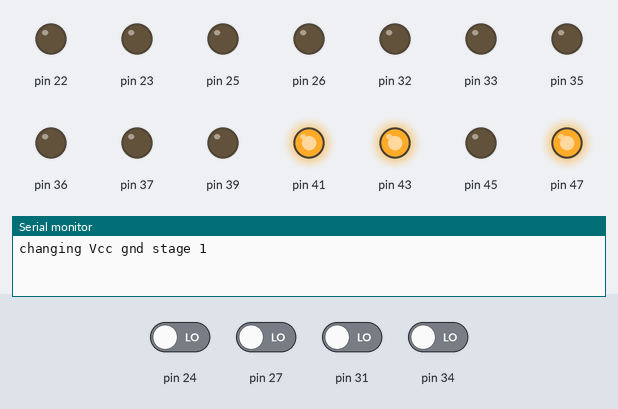
Simulated run of this sketch. Board: Arduino Mega 2560, built with avr-gcc and run on an emulated ATmega2560. On the bench: output pins drawn as LEDs (lit = HIGH), the last lines printed to the serial monitor. The test bench sets the inputs (shaded band); at power-on: pin 24, pin 27, pin 31, pin 34 LOW. At 11.1 s the program stops and its outputs stay as they are.

Above: at 0.1 s.
At 3.1 s:
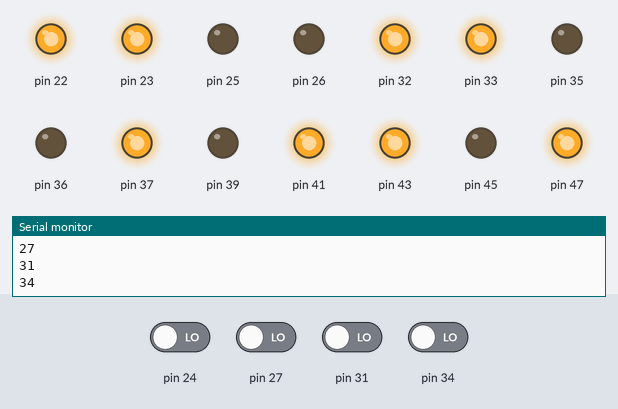
At 6.1 s:
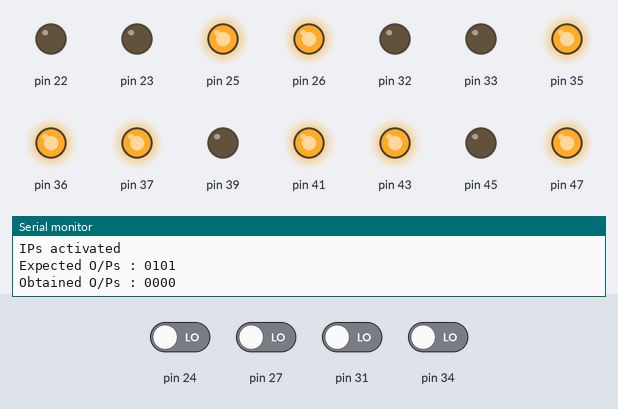
Timing chart, 0 to 9.6 s (numbered marks = the images above):
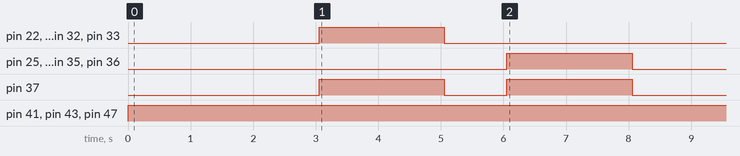

The sketch:

IC_cheker_with4051.ino
```cpp
/*VA ->16(Y5),14(Y5),5(Y0)
  GND ->8(Y0),7(Y1),12(Y5),13(Y6)
*/
String pins;
#define N14 10
#define N16 15
typedef struct{
  byte IP[10];
  byte OP[6];
  byte L[2][10];
  byte TT[2][6];
}p16;
p16 IC[25];
char names[20][8] = {"IC7400","IC7402","IC7404","IC7408","IC7410","IC7420","IC7430","IC7432","IC7486"};
typedef struct{
  byte V2 :1;
  byte V1 :1;
  byte V0 :1;
  byte G2 :1;
  byte G1 :1;
  byte G0 :1;
}p;
p source[5];

void setup() {
Serial.begin(9600);
byte i;
IC[0] ={ //7400
        {1,2,4,5,9,10,12,13,14},
        {3,6,8,11},
        {{1,1,0,0,1,1,0,0,1},{0,0,1,1,0,0,1,1,1}}, // Too many I/Ps
        {{0,1,0,1},{1,0,1,0}}
       };
source[0] = {1,0,1,0,0,1}; //14,7 (Y5,Y1)
/*for(i=22;i<38;i++)
 {pinMode(i,OUTPUT);
  digitalWrite(i,0);
 }*/
for(i=37;i<=47;i+=2)
 {pinMode(i,OUTPUT);
  digitalWrite(i,0);
 }
 Serial.setTimeout(10000);
}

void setvcc(byte j) // Demuxes
{

 digitalWrite(37,source[j].G2);
 digitalWrite(39,source[j].G1);
 digitalWrite(41,source[j].G0);
 digitalWrite(43,source[j].V2);
 digitalWrite(45,source[j].V1);
 digitalWrite(47,source[j].V0);

}
void begincheck(){
   byte i,j,k,ctr=0,ops=0,runs=0;

 for(i=0;i<1;i++)
 {if(i==0)
  {setvcc(0);
   Serial.println("\nchanging Vcc gnd stage 1");
   delay(3000);
  }
  Serial.print("\nDatacycle for ");
   Serial.println(names[i]);
   ctr = ops = runs =0 ;
   for(j=0;j<10;j++)
   {if(IC[i].IP[j]==0)
    {continue;}
    else if((i<=N14) && (IC[i].IP[j] >7))
    {  IC[i].IP[j] = IC[i].IP[j]+23;
     }
    else
    {IC[i].IP[j] = IC[i].IP[j]+21;}

    pinMode(IC[i].IP[j],OUTPUT);
    Serial.println(IC[i].IP[j]);
   }

   Serial.println("IPs are initialized");
   for(j=0;j<6;j++)
   {
    if(IC[i].OP[j]==0)
    {continue;}
    else if((i<N14)&&(IC[i].OP[j]>7))
    {
      IC[i].OP[j] = IC[i].OP[j]+23;
     }
     else{
      IC[i].OP[j] = IC[i].OP[j]+21;}
      ops++;
      pinMode(IC[i].OP[j],INPUT);
      Serial.println(IC[i].OP[j]);
    }

  Serial.println("OPs are initialized");
  for(k=0;k<2;k++)
   {ctr = 0;
   int data[6] = {0,0,0,0,0,0};
    for(j=0;j<10;j++)
    { if(IC[i].L[k][j])
      {digitalWrite(IC[i].IP[j],HIGH);

      }

    }
    delay(1000);

    Serial.println("\nIPs activated");
    for(j=0;j<ops;j++)
    {
     data[j]= digitalRead(IC[i].OP[j]);

    }
    delay(1000);
    for(j=0;j<10;j++)
    {

      digitalWrite(IC[i].IP[j],LOW);
    }
    delay(1000);
    Serial.print("Expected O/Ps : ");
    for(j=0;j<ops;j++)
    {
      Serial.print(IC[i].TT[k][j]);

    }
    Serial.print("\nObtained O/Ps : ");
    for(j=0;j<ops;j++)
    {
      Serial.print(data[j]);
      if(IC[i].TT[k][j] == data[j])
      { ctr++;
      }
     }

    if(ctr==ops)
    {
      runs++;
    }
   }
   if(runs==2)
   {
    Serial.print("\nThe IC is :");
    Serial.println(names[i]);
    delay(500);
    exit(0);
   }
   delay(1000);
}
}
void loop() {

 /*if(Serial.available()>0)
{
   Serial.print("Enter the number of pins of the IC : ");
 pins = Serial.readString();
 if(pins == "14" )
 Serial.println("14 pins huh");
 else
 Serial.println("16 pins mhu");
 delay(1000);


}
*/
begincheck();
delay(1000);
exit(0); ///////////////////////////////////////////////////////////////////////////////
}
```

Measured:
- by itself, pin 22, pin 23, pin 32, pin 33: LOW → HIGH at 3.1 s, → LOW 2.0 s later
- by itself, pin 25, pin 26, pin 35, pin 36: LOW → HIGH at 6.1 s, → LOW 2.0 s later
- by itself, pin 37: alternates HIGH for 2.0 s and LOW for 1.0 s, 4 changes in all, then stays LOW
- by itself, pin 41, pin 43, pin 47: LOW → HIGH at 0.00 s
